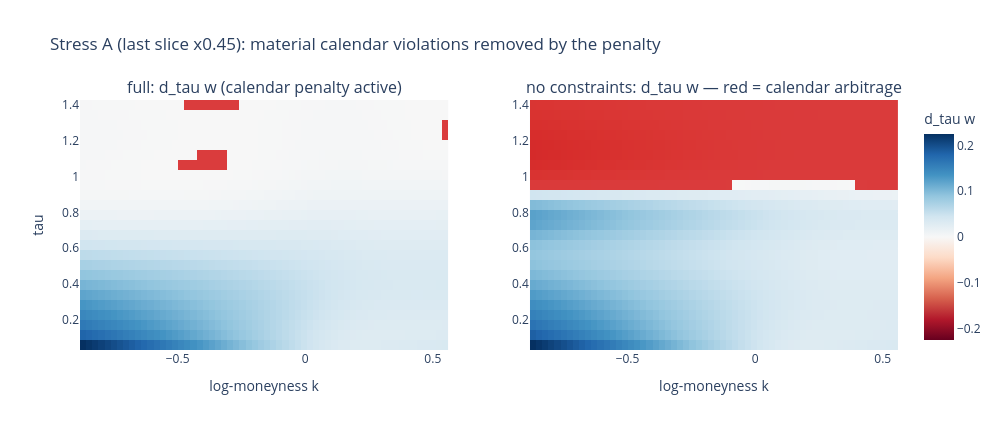
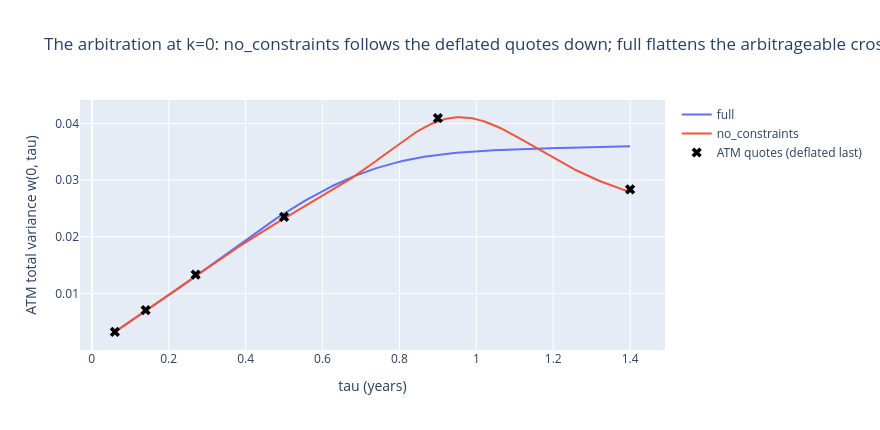

Notebook cell for these charts, in order:
### Code cell
# ---------- Stress A figures: d_tau w maps + the fitted term structure at k=0 ----------
_title = ("Stress A (last slice x0.45): the data demand d_tau w < 0 — "
          + ("material violations removed" if PENALTY_WORKS else "material violations remain (see warnings)"))
fig = make_subplots(rows=1, cols=2, subplot_titles=(
    "full: d_tau w (calendar penalty active)", "no constraints: d_tau w — red = calendar arbitrage"))
for j, name in enumerate(["full", "no_constraints"], start=1):
    wm, p_f, _ = stress[name]
    kg, tg, G, WT = surf_g_and_cal(wm, p_f, *EXT_DOM_A)
    fig.add_trace(go.Heatmap(z=WT, x=kg, y=tg, zmid=0, colorscale="RdBu",
                             showscale=(j == 2), colorbar=dict(title="d_tau w")), 1, j)
    fig.add_trace(viol_overlay(WT, kg, tg), 1, j)
fig.update_xaxes(title_text="log-moneyness k")
fig.update_yaxes(title_text="tau", col=1)
fig.update_layout(width=1000, height=430, title=_title)
fig.show()
print(f"Calendar penalty enforced on a {CAL_NT}-node uniform tau grid "
      f"(max gap {GRIDS_A['gap_cal']:.3f}y) — denser than this plot's own resolution.\n"
      f"The red overlay flags ANY negative value: at lam=10 the deepest residual is "
      f"d_tau w = {c_full['min_cal_ext']:+.1e}, below the materiality threshold "
      f"{VIOL_TOL_MAT} (material viol {c_full['cal_viol_mat_pct_ext']:.1f}%).\n"
      f"Soft constraints REDUCE violations; they do not abolish them "
      f"(Hoshisashi et al. make the same point for DCNN).")

# ATM term structure: quotes vs both fits
tt_line = onp.linspace(t_lo_a, t_hi_a, 200)
fig = go.Figure()
for name, col in [("full", "#636efa"), ("no_constraints", "#ef553b")]:
    wm, p_f, _ = stress[name]
    w_line = onp.asarray(wm(p_f, np.array(onp.zeros_like(tt_line)), np.array(tt_line)))
    fig.add_trace(go.Scatter(x=tt_line, y=w_line, name=name, line=dict(color=col)))
th_q = onp.array([float(onp.interp(0.0, kq_a[tq_a == t], wq_a[tq_a == t])) for t in t_un])
fig.add_trace(go.Scatter(x=t_un, y=th_q, mode="markers", name="ATM quotes (deflated last)",
                         marker=dict(color="black", size=9, symbol="x")))
fig.update_layout(width=880, height=430, xaxis_title="tau (years)",
                  yaxis_title="ATM total variance w(0, tau)",
                  title="The arbitration at k=0: no_constraints follows the deflated quotes down; "
                        "full flattens the arbitrageable crossing")
fig.show()

### Figure 1 — Plotly figure (JSON) as saved in the notebook; plotly's stock layout.template omitted (floating-point values rounded to 4 significant figures; data arrays with more than 128 entries replaced by an {"elided": "..."} marker saying what was removed)
{"data": [{"colorbar": {"title": {"text": "d_tau w"}}, "colorscale": [[0, "rgb(103,0,31)"], [0.1, "rgb(178,24,43)"], [0.2, "rgb(214,96,77)"], [0.3, "rgb(244,165,130)"], [0.4, "rgb(253,219,199)"], [0.5, "rgb(247,247,247)"], [0.6, "rgb(209,229,240)"], [0.7, "rgb(146,197,222)"], [0.8, "rgb(67,147,195)"], [0.9, "rgb(33,102,172)"], [1, "rgb(5,48,97)"]], "showscale": false, "type": "heatmap", "x": [-0.8706, -0.8466, -0.8225, -0.7985, -0.7744, -0.7504, -0.7264, -0.7023, -0.6783, -0.6542, -0.6302, -0.6061, -0.5821, -0.5581, -0.534, -0.51, -0.4859, -0.4619, -0.4379, -0.4138, -0.3898, -0.3657, -0.3417, -0.3176, -0.2936, -0.2696, -0.2455, -0.2215, -0.1974, -0.1734, -0.1494, -0.1253, -0.1013, -0.07723, -0.05319, -0.02915, -0.005107, 0.01893, 0.04298, 0.06702, 0.09106, 0.1151, 0.1391, 0.1632, 0.1872, 0.2113, 0.2353, 0.2593, 0.2834, 0.3074, 0.3315, 0.3555, 0.3796, 0.4036, 0.4276, 0.4517, 0.4757, 0.4998, 0.5238, 0.5478], "xaxis": "x", "y": [0.06, 0.1158, 0.1717, 0.2275, 0.2833, 0.3392, 0.395, 0.4508, 0.5067, 0.5625, 0.6183, 0.6742, 0.73, 0.7858, 0.8417, 0.8975, 0.9533, 1.009, 1.065, 1.121, 1.177, 1.232, 1.288, 1.344, 1.4], "yaxis": "y", "z": {"elided": "25x60 float values"}, "zmid": 0}, {"colorscale": [[0, "rgba(214,39,40,0.9)"], [1, "rgba(214,39,40,0.9)"]], "showscale": false, "type": "heatmap", "x": [-0.8706, -0.8466, -0.8225, -0.7985, -0.7744, -0.7504, -0.7264, -0.7023, -0.6783, -0.6542, -0.6302, -0.6061, -0.5821, -0.5581, -0.534, -0.51, -0.4859, -0.4619, -0.4379, -0.4138, -0.3898, -0.3657, -0.3417, -0.3176, -0.2936, -0.2696, -0.2455, -0.2215, -0.1974, -0.1734, -0.1494, -0.1253, -0.1013, -0.07723, -0.05319, -0.02915, -0.005107, 0.01893, 0.04298, 0.06702, 0.09106, 0.1151, 0.1391, 0.1632, 0.1872, 0.2113, 0.2353, 0.2593, 0.2834, 0.3074, 0.3315, 0.3555, 0.3796, 0.4036, 0.4276, 0.4517, 0.4757, 0.4998, 0.5238, 0.5478], "xaxis": "x", "y": [0.06, 0.1158, 0.1717, 0.2275, 0.2833, 0.3392, 0.395, 0.4508, 0.5067, 0.5625, 0.6183, 0.6742, 0.73, 0.7858, 0.8417, 0.8975, 0.9533, 1.009, 1.065, 1.121, 1.177, 1.232, 1.288, 1.344, 1.4], "yaxis": "y", "z": {"elided": "25x60 int values"}}, {"colorbar": {"title": {"text": "d_tau w"}}, "colorscale": [[0, "rgb(103,0,31)"], [0.1, "rgb(178,24,43)"], [0.2, "rgb(214,96,77)"], [0.3, "rgb(244,165,130)"], [0.4, "rgb(253,219,199)"], [0.5, "rgb(247,247,247)"], [0.6, "rgb(209,229,240)"], [0.7, "rgb(146,197,222)"], [0.8, "rgb(67,147,195)"], [0.9, "rgb(33,102,172)"], [1, "rgb(5,48,97)"]], "showscale": true, "type": "heatmap", "x": [-0.8706, -0.8466, -0.8225, -0.7985, -0.7744, -0.7504, -0.7264, -0.7023, -0.6783, -0.6542, -0.6302, -0.6061, -0.5821, -0.5581, -0.534, -0.51, -0.4859, -0.4619, -0.4379, -0.4138, -0.3898, -0.3657, -0.3417, -0.3176, -0.2936, -0.2696, -0.2455, -0.2215, -0.1974, -0.1734, -0.1494, -0.1253, -0.1013, -0.07723, -0.05319, -0.02915, -0.005107, 0.01893, 0.04298, 0.06702, 0.09106, 0.1151, 0.1391, 0.1632, 0.1872, 0.2113, 0.2353, 0.2593, 0.2834, 0.3074, 0.3315, 0.3555, 0.3796, 0.4036, 0.4276, 0.4517, 0.4757, 0.4998, 0.5238, 0.5478], "xaxis": "x2", "y": [0.06, 0.1158, 0.1717, 0.2275, 0.2833, 0.3392, 0.395, 0.4508, 0.5067, 0.5625, 0.6183, 0.6742, 0.73, 0.7858, 0.8417, 0.8975, 0.9533, 1.009, 1.065, 1.121, 1.177, 1.232, 1.288, 1.344, 1.4], "yaxis": "y2", "z": {"elided": "25x60 float values"}, "zmid": 0}, {"colorscale": [[0, "rgba(214,39,40,0.9)"], [1, "rgba(214,39,40,0.9)"]], "showscale": false, "type": "heatmap", "x": [-0.8706, -0.8466, -0.8225, -0.7985, -0.7744, -0.7504, -0.7264, -0.7023, -0.6783, -0.6542, -0.6302, -0.6061, -0.5821, -0.5581, -0.534, -0.51, -0.4859, -0.4619, -0.4379, -0.4138, -0.3898, -0.3657, -0.3417, -0.3176, -0.2936, -0.2696, -0.2455, -0.2215, -0.1974, -0.1734, -0.1494, -0.1253, -0.1013, -0.07723, -0.05319, -0.02915, -0.005107, 0.01893, 0.04298, 0.06702, 0.09106, 0.1151, 0.1391, 0.1632, 0.1872, 0.2113, 0.2353, 0.2593, 0.2834, 0.3074, 0.3315, 0.3555, 0.3796, 0.4036, 0.4276, 0.4517, 0.4757, 0.4998, 0.5238, 0.5478], "xaxis": "x2", "y": [0.06, 0.1158, 0.1717, 0.2275, 0.2833, 0.3392, 0.395, 0.4508, 0.5067, 0.5625, 0.6183, 0.6742, 0.73, 0.7858, 0.8417, 0.8975, 0.9533, 1.009, 1.065, 1.121, 1.177, 1.232, 1.288, 1.344, 1.4], "yaxis": "y2", "z": {"elided": "25x60 int values"}}], "layout": {"annotations": [{"font": {"size": 16}, "showarrow": false, "text": "full: d_tau w (calendar penalty active)", "x": 0.225, "xanchor": "center", "xref": "paper", "y": 1, "yanchor": "bottom", "yref": "paper"}, {"font": {"size": 16}, "showarrow": false, "text": "no constraints: d_tau w — red = calendar arbitrage", "x": 0.775, "xanchor": "center", "xref": "paper", "y": 1, "yanchor": "bottom", "yref": "paper"}], "height": 430, "title": {"text": "Stress A (last slice x0.45): material calendar violations removed by the penalty"}, "width": 1000, "xaxis": {"anchor": "y", "domain": [0, 0.45], "title": {"text": "log-moneyness k"}}, "xaxis2": {"anchor": "y2", "domain": [0.55, 1], "title": {"text": "log-moneyness k"}}, "yaxis": {"anchor": "x", "domain": [0, 1], "title": {"text": "tau"}}, "yaxis2": {"anchor": "x2", "domain": [0, 1]}}}

### Figure 2 — Plotly figure (JSON) as saved in the notebook; plotly's stock layout.template omitted (floating-point values rounded to 4 significant figures; data arrays with more than 128 entries replaced by an {"elided": "..."} marker saying what was removed)
{"data": [{"line": {"color": "#636efa"}, "name": "full", "type": "scatter", "x": {"elided": "200 float values"}, "y": {"elided": "200 float values"}}, {"line": {"color": "#ef553b"}, "name": "no_constraints", "type": "scatter", "x": {"elided": "200 float values"}, "y": {"elided": "200 float values"}}, {"marker": {"color": "black", "size": 9, "symbol": "x"}, "mode": "markers", "name": "ATM quotes (deflated last)", "type": "scatter", "x": [0.06, 0.14, 0.27, 0.5, 0.9, 1.4], "y": [0.003227, 0.007061, 0.01334, 0.02353, 0.04095, 0.02837]}], "layout": {"height": 430, "title": {"text": "The arbitration at k=0: no_constraints follows the deflated quotes down; full flattens the arbitrageable crossing"}, "width": 880, "xaxis": {"title": {"text": "tau (years)"}}, "yaxis": {"title": {"text": "ATM total variance w(0, tau)"}}}}
